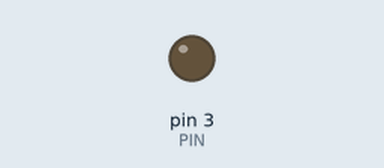
Recording of a sketch running on a simulated Arduino Uno, built with avr-gcc and run on an emulated ATmega328P. On the bench: output pins drawn as LEDs (lit = HIGH).

Above: at 0.25 s.
Timing chart, 0 to 33.5 s (numbered marks = the images above):
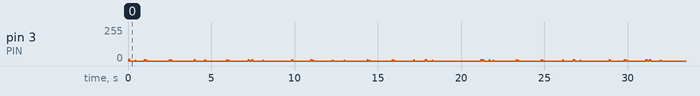

The sketch:

UNO_board.ino
```cpp
// Generador de ondas de prueba
//  VARS y CONST del programa
const uint8_t PIN = 3;                // fast-pwm pin
const uint8_t AMP = 127;              // amplitude
const uint8_t SAMPLESIZE = 64;        // subdiv
const uint8_t SAMPLERATE = 10000;     // uSec
uint8_t signal[SAMPLESIZE];           // sample
uint32_t timerSignal = SAMPLERATE;    // timer

// T = 0.000100sec * 64 = 0.0064sec
// f = 1/T =  156.25 Hz


void setup()
  {
    cli();
    // Config. prescaler
    // Configurar Timer2:
    TCCR2A = 0;                // Limpiar registros de configuración
    TCCR2B = 0;                // Limpiar registros de configuración
    TCNT2  = 0;                // Inicializar contador en 0

    // Configuración de modo Fast PWM, 8 bits
    TCCR2A |= (1 << WGM21) | (1 << WGM20);  // Modo 3: Fast PWM
    TCCR2B |= (1 << CS21);                  // Prescaler en 8

    // Habilitar la salida PWM en el pin 3 (OC2A)
    TCCR2A |= (1 << COM2A1);                // Modo Clear on Compare Match

    // Establecer el valor de comparación (PWM)
    OCR2A = 128; // 50% de ancho de pulso

    // Creo que esto era el modo del prescaler en cantidad de bits
    // Mayor cantida bits = Menor frecuencia de PWM (0x01 o 0b00000001 el más rapido)
    TCCR2B = TCCR2B & 0b11111000 | 0x01;

    // Rehabilitar interrupciones
    sei();

    for (uint8_t i = 0; i<SAMPLESIZE; i++)
      {
        // sine
        signal[i] = AMP*sin(2*PI*i/SAMPLESIZE)+AMP;

        // saw
        //signal[i] = AMP*i/SAMPLESIZE;

        // square
        //if (i < SAMPLESIZE>>1) { signal[i]=0; } else { signal[i]=AMP; }

        // triangle
        //signal[i] = abs(AMP*i/SAMPLESIZE - AMP>>1);
      }
  }


uint8_t i=0;
void loop()
  {
    uint32_t time = micros();

    if (time > timerSignal)                 // Comparador para el timer
      {
        analogWrite (PIN, signal[i]);       // Salida
        i++; if (i == SAMPLESIZE) { i=0; }   // Comparador para fin de ciclo
        timerSignal += SAMPLERATE;          // Incremento en el timer
      }
  }
```
